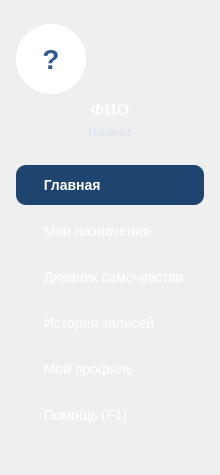
     <widget class="QFrame" name="sidebar">
      <property name="minimumSize"><size><width>220</width><height>0</height></size></property>
      <property name="maximumSize"><size><width>220</width><height>16777215</height></size></property>
      <property name="styleSheet">
       <string notr="true">QFrame#sidebar { background-color: #2F5C8F; border: none; }
QLabel { color: #FFFFFF; background-color: transparent; }
QPushButton { color: #FFFFFF; background-color: transparent; border: none; text-align: left; padding: 12px 20px; font-family: "Times New Roman"; font-size: 14px; border-radius: 10px; }
QPushButton:hover { background-color: #1E4470; }
QPushButton:checked { background-color: #1E4470; font-weight: bold; }
QPushButton:focus { outline: none; }</string>
      </property>
      <layout class="QVBoxLayout" name="sidebarLayout">
       <property name="leftMargin"><number>16</number></property>
       <property name="topMargin"><number>24</number></property>
       <property name="rightMargin"><number>16</number></property>
       <property name="bottomMargin"><number>20</number></property>
       <property name="spacing"><number>6</number></property>

       <item><widget class="QLabel" name="avatarLabel">
        <property name="minimumSize"><size><width>70</width><height>70</height></size></property>
        <property name="maximumSize"><size><width>70</width><height>70</height></size></property>
        <property name="styleSheet"><string notr="true">background-color: #FFFFFF; color: #2F5C8F; border-radius: 35px; font-size: 28px; font-weight: bold;</string></property>
        <property name="text"><string>?</string></property>
        <property name="alignment"><set>Qt::AlignCenter</set></property>
       </widget></item>

       <item><widget class="QLabel" name="nameLabel">
        <property name="font"><font><family>Times New Roman</family><pointsize>12</pointsize><bold>true</bold></font></property>
        <property name="text"><string>ФИО</string></property>
        <property name="alignment"><set>Qt::AlignCenter</set></property>
        <property name="wordWrap"><bool>true</bool></property>
       </widget></item>

       <item><widget class="QLabel" name="roleLabel">
        <property name="font"><font><family>Times New Roman</family><pointsize>9</pointsize></font></property>
        <property name="styleSheet"><string notr="true">color: #D6E3F3;</string></property>
        <property name="text"><string>Пациент</string></property>
        <property name="alignment"><set>Qt::AlignCenter</set></property>
       </widget></item>

       <item><spacer name="sidebarTopSpacer">
        <property name="orientation"><enum>Qt::Vertical</enum></property>
        <property name="sizeHint" stdset="0"><size><width>20</width><height>20</height></size></property>
       </spacer></item>

       <item><widget class="QPushButton" name="navHome">
        <property name="text"><string>  Главная</string></property>
        <property name="checkable"><bool>true</bool></property>
        <property name="checked"><bool>true</bool></property>
       </widget></item>
       <item><widget class="QPushButton" name="navPrescr">
        <property name="text"><string>  Мои назначения</string></property>
        <property name="checkable"><bool>true</bool></property>
       </widget></item>
       <item><widget class="QPushButton" name="navDiary">
        <property name="text"><string>  Дневник самочувствия</string></property>
        <property name="checkable"><bool>true</bool></property>
       </widget></item>
       <item><widget class="QPushButton" name="navHistory">
        <property name="text"><string>  История записей</string></property>
        <property name="checkable"><bool>true</bool></property>
       </widget></item>
       <item><widget class="QPushButton" name="navProfile">
        <property name="text"><string>  Мой профиль</string></property>
        <property name="checkable"><bool>true</bool></property>
       </widget></item>
       <item><widget class="QPushButton" name="navHelp">
        <property name="text"><string>  Помощь (F1)</string></property>
        <property name="checkable"><bool>true</bool></property>
       </widget></item>

       <item><spacer name="sidebarBottomSpacer">
        <property name="orientation"><enum>Qt::Vertical</enum></property>
        <property name="sizeHint" stdset="0"><size><width>20</width><height>20</height></size></property>
       </spacer></item>
      </layout>
     </widget>
